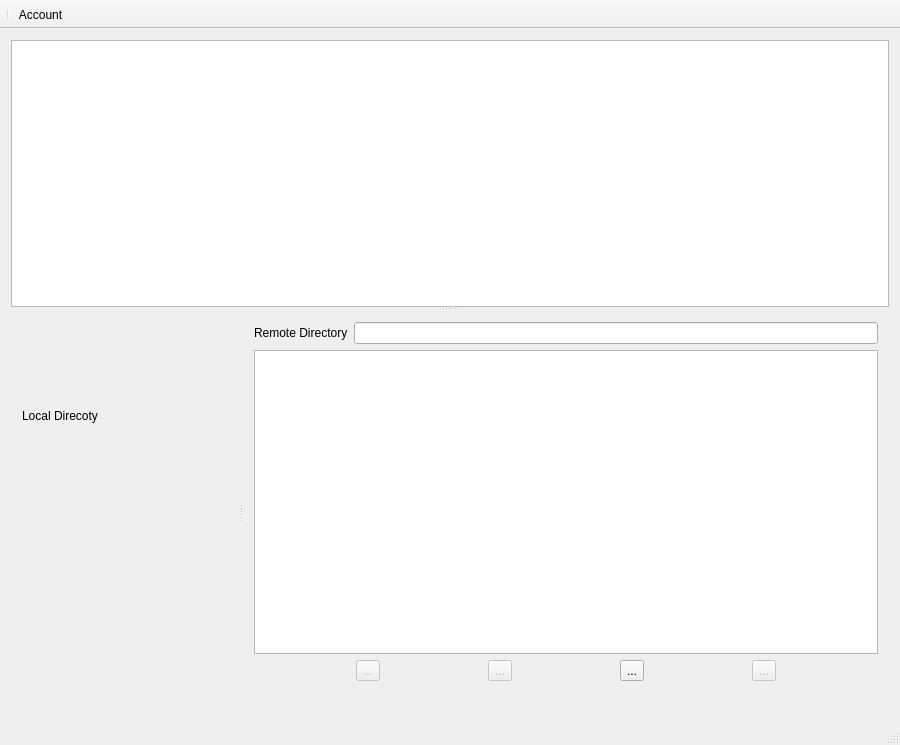
<?xml version="1.0" encoding="UTF-8"?>
<ui version="4.0">
 <class>MainWindow</class>
 <widget class="QMainWindow" name="MainWindow">
  <property name="geometry">
   <rect>
    <x>0</x>
    <y>0</y>
    <width>900</width>
    <height>745</height>
   </rect>
  </property>
  <property name="windowTitle">
   <string>S3ClientGUI</string>
  </property>
  <widget class="QWidget" name="centralWidget">
   <layout class="QGridLayout" name="gridLayout">
    <item row="0" column="0">
     <widget class="QSplitter" name="splitter_2">
      <property name="orientation">
       <enum>Qt::Vertical</enum>
      </property>
      <widget class="QTextEdit" name="logEdit">
       <property name="readOnly">
        <bool>true</bool>
       </property>
      </widget>
      <widget class="QSplitter" name="splitter">
       <property name="orientation">
        <enum>Qt::Horizontal</enum>
       </property>
       <widget class="QWidget" name="layoutWidget">
        <layout class="QVBoxLayout" name="verticalLayout_localFSView">
         <item>
          <layout class="QHBoxLayout" name="horizontalLayout">
           <item>
            <widget class="QLabel" name="label">
             <property name="text">
              <string>Local Direcoty</string>
             </property>
            </widget>
           </item>
          </layout>
         </item>
         <item>
          <widget class="QLabel" name="localInfo">
           <property name="text">
            <string/>
           </property>
          </widget>
         </item>
        </layout>
       </widget>
       <widget class="QWidget" name="layoutWidget">
        <layout class="QVBoxLayout" name="verticalLayout_s3View">
         <item>
          <layout class="QHBoxLayout" name="horizontalLayout_2">
           <item>
            <widget class="QLabel" name="label_2">
             <property name="text">
              <string>Remote Directory</string>
             </property>
            </widget>
           </item>
           <item>
            <widget class="QLineEdit" name="S3PathEdit"/>
           </item>
          </layout>
         </item>
         <item>
          <widget class="QTreeView" name="treeViewS3">
           <property name="editTriggers">
            <set>QAbstractItemView::NoEditTriggers</set>
           </property>
          </widget>
         </item>
         <item>
          <layout class="QHBoxLayout" name="horizontalLayout_BucketAction">
           <item>
            <widget class="QToolButton" name="toolButton_bucketCreate">
             <property name="enabled">
              <bool>false</bool>
             </property>
             <property name="text">
              <string>...</string>
             </property>
             <property name="toolButtonStyle">
              <enum>Qt::ToolButtonTextBesideIcon</enum>
             </property>
            </widget>
           </item>
           <item>
            <widget class="QToolButton" name="toolButton_bucketDelete">
             <property name="enabled">
              <bool>false</bool>
             </property>
             <property name="text">
              <string>...</string>
             </property>
             <property name="toolButtonStyle">
              <enum>Qt::ToolButtonTextBesideIcon</enum>
             </property>
            </widget>
           </item>
           <item>
            <widget class="QToolButton" name="toolButton_bucketRefresh">
             <property name="enabled">
              <bool>true</bool>
             </property>
             <property name="text">
              <string>...</string>
             </property>
             <property name="toolButtonStyle">
              <enum>Qt::ToolButtonTextBesideIcon</enum>
             </property>
            </widget>
           </item>
           <item>
            <widget class="QToolButton" name="toolButton_mkdir">
             <property name="enabled">
              <bool>false</bool>
             </property>
             <property name="text">
              <string>...</string>
             </property>
            </widget>
           </item>
          </layout>
         </item>
         <item>
          <widget class="QLabel" name="S3Info">
           <property name="text">
            <string/>
           </property>
          </widget>
         </item>
        </layout>
       </widget>
      </widget>
     </widget>
    </item>
   </layout>
  </widget>
  <widget class="QToolBar" name="mainToolBar">
   <property name="movable">
    <bool>false</bool>
   </property>
   <property name="toolButtonStyle">
    <enum>Qt::ToolButtonTextUnderIcon</enum>
   </property>
   <attribute name="toolBarArea">
    <enum>TopToolBarArea</enum>
   </attribute>
   <attribute name="toolBarBreak">
    <bool>false</bool>
   </attribute>
   <addaction name="separator"/>
   <addaction name="actionAccount"/>
  </widget>
  <widget class="QStatusBar" name="statusBar">
   <property name="enabled">
    <bool>true</bool>
   </property>
  </widget>
  <action name="actionAccount">
   <property name="checkable">
    <bool>false</bool>
   </property>
   <property name="icon">
    <iconset resource="resource.qrc">
     <normaloff>:/images/Account.png</normaloff>:/images/Account.png</iconset>
   </property>
   <property name="text">
    <string>Account</string>
   </property>
   <property name="toolTip">
    <string>Manage endpoint</string>
   </property>
  </action>
 </widget>
 <layoutdefault spacing="6" margin="11"/>
 <resources>
  <include location="resource.qrc"/>
 </resources>
 <connections/>
</ui>
